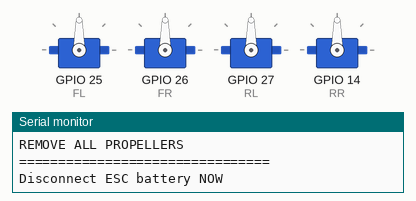
This sketch was run on a simulated ESP32. Parts: 4 × servo, the last lines printed to the serial monitor.

Above: at 0.1 s.
At 5.1 s:
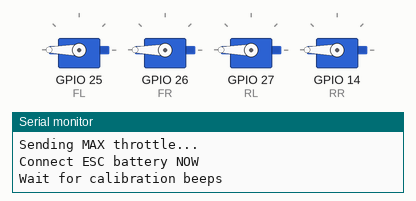
At 13.1 s:
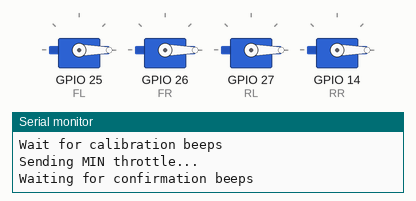
Timing chart, 0 to 14.6 s (numbered marks = the images above):
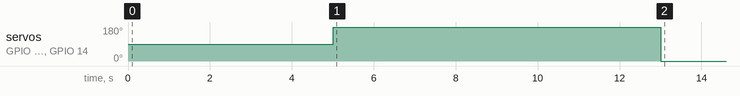

The sketch:

esc_calibration.ino
```cpp
#include <ESP32Servo.h>

// =====================================
// MOTOR PINS
// =====================================
#define FL 25
#define FR 26
#define RL 27
#define RR 14

// =====================================
// ESC RANGE
// =====================================
#define MIN_US 1000
#define MAX_US 2000

// =====================================
// SERVO OBJECTS
// =====================================
Servo motorFL;
Servo motorFR;
Servo motorRL;
Servo motorRR;

// =====================================
// WRITE ALL MOTORS
// =====================================
void writeAll(int us)
{
  motorFL.writeMicroseconds(us);
  motorFR.writeMicroseconds(us);
  motorRL.writeMicroseconds(us);
  motorRR.writeMicroseconds(us);
}

void setup()
{
  Serial.begin(115200);

  Serial.println();
  Serial.println("================================");
  Serial.println("ESC CALIBRATION MODE");
  Serial.println("REMOVE ALL PROPELLERS");
  Serial.println("================================");

  // =================================
  // ALLOCATE PWM TIMERS
  // =================================
  ESP32PWM::allocateTimer(0);
  ESP32PWM::allocateTimer(1);
  ESP32PWM::allocateTimer(2);
  ESP32PWM::allocateTimer(3);

  // =================================
  // SET PWM FREQUENCY
  // =================================
  motorFL.setPeriodHertz(50);
  motorFR.setPeriodHertz(50);
  motorRL.setPeriodHertz(50);
  motorRR.setPeriodHertz(50);

  // =================================
  // ATTACH ESC PINS
  // =================================
  motorFL.attach(FL, MIN_US, MAX_US);
  motorFR.attach(FR, MIN_US, MAX_US);
  motorRL.attach(RL, MIN_US, MAX_US);
  motorRR.attach(RR, MIN_US, MAX_US);

  // =================================
  // STEP 1
  // =================================
  Serial.println();
  Serial.println("Disconnect ESC battery NOW");
  delay(5000);

  // =================================
  // STEP 2 - SEND MAX THROTTLE
  // =================================
  Serial.println();
  Serial.println("Sending MAX throttle...");
  writeAll(MAX_US);

  Serial.println("Connect ESC battery NOW");
  Serial.println("Wait for calibration beeps");

  delay(8000);

  // =================================
  // STEP 3 - SEND MIN THROTTLE
  // =================================
  Serial.println();
  Serial.println("Sending MIN throttle...");
  writeAll(MIN_US);

  Serial.println("Waiting for confirmation beeps");

  delay(8000);

  // =================================
  // DONE
  // =================================
  Serial.println();
  Serial.println("================================");
  Serial.println("ESC CALIBRATION COMPLETE");
  Serial.println("================================");

  // Safety
  writeAll(MIN_US);
}

void loop()
{
}
```
